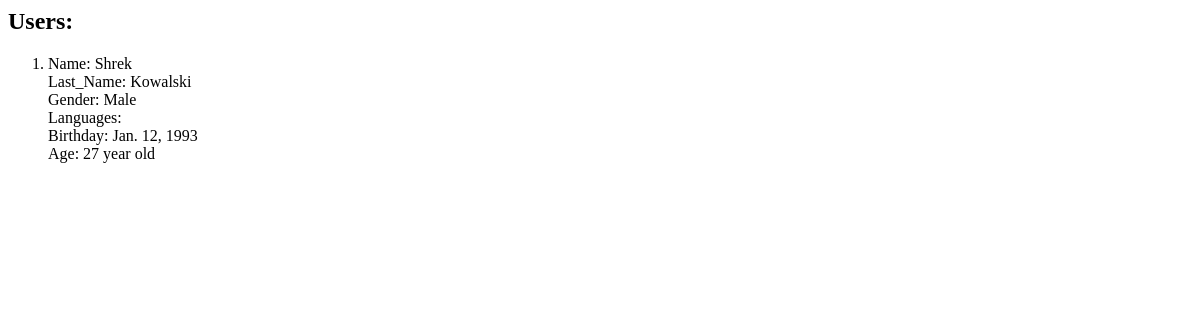
/user_list/, run on an earlier commit of the app's database.
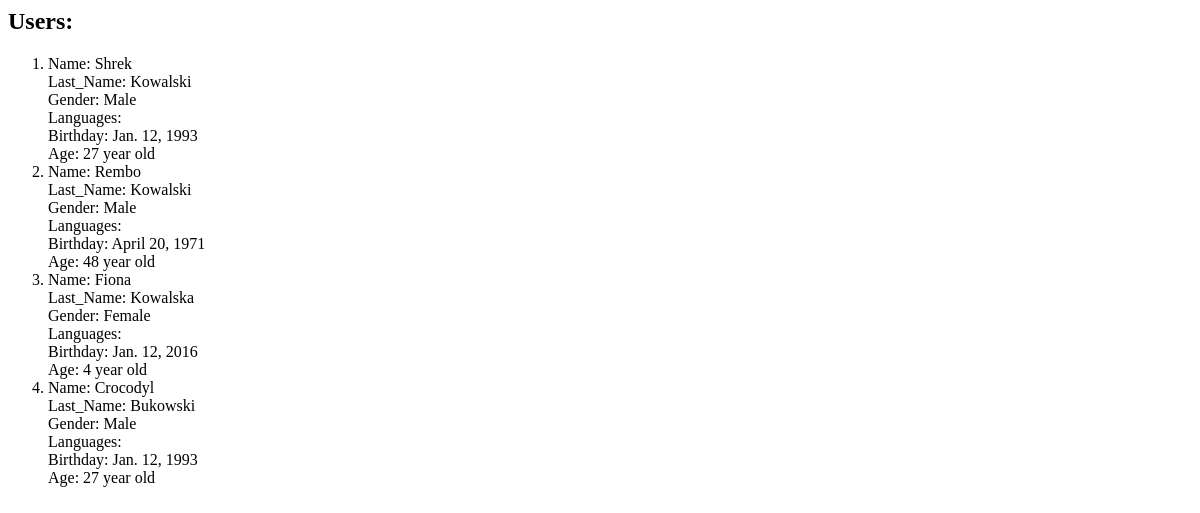
And on a later commit of the database.
### cooking/models.py (models this page shows)
class CustomUser(User):
    GENDER_CHOICES = (
        ('M', 'Male'),
        ('F', 'Female'),
    )
    gender = models.CharField(max_length=1, choices=GENDER_CHOICES, default='M')
    birth_date = models.DateField(blank=True, null=True)
    language_1 = models.CharField(max_length=32, default='')
    language_2 = models.CharField(max_length=32, default='')
    language_3 = models.CharField(max_length=32, default='')
    country = CountryField(default='')
    @property
    def age(self):
        age = int(
            (datetime.now().date() - self.birth_date).days / 365.25)  ### help count how old users, no needed do migrate
        return (f"{age} year old")

### cooking/views.py (the view)
# urls.py: path('user_list/', UserListView.as_view(), name='user-list'),
class UserListView(View):
    def get(self, request):
        customs = CustomUser.objects.all()
        return render(request, 'user_list.html', {'customs': customs, })

### cooking/templates/user_list.html
{% block content %}
<h2>Users: </h2>
<ol style="1">
{% for custom in customs %}
<li>
Name: {{custom.username}} <br>
Last_Name: {{custom.last_name}}<br>
Gender: {{ custom.get_gender_display }}<br>
Languages: {{ custom.languages }}<br>
Birthday: {{ custom.birth_date }}<br>
Age: {{ custom.age }}<br>
</li>
{% endfor %}
</ol>
{%  endblock %}

What changed in the data, as far as the page shows it:
added CustomUser: username "Rembo", last_name "Kowalski", gender "Male", birth_date "April 20, 1971", age "48 year old"
added CustomUser: username "Fiona", last_name "Kowalska", gender "Female", birth_date "Jan. 12, 2016", age "4 year old"
added CustomUser: username "Crocodyl", last_name "Bukowski", gender "Male", birth_date "Jan. 12, 1993", age "27 year old"
